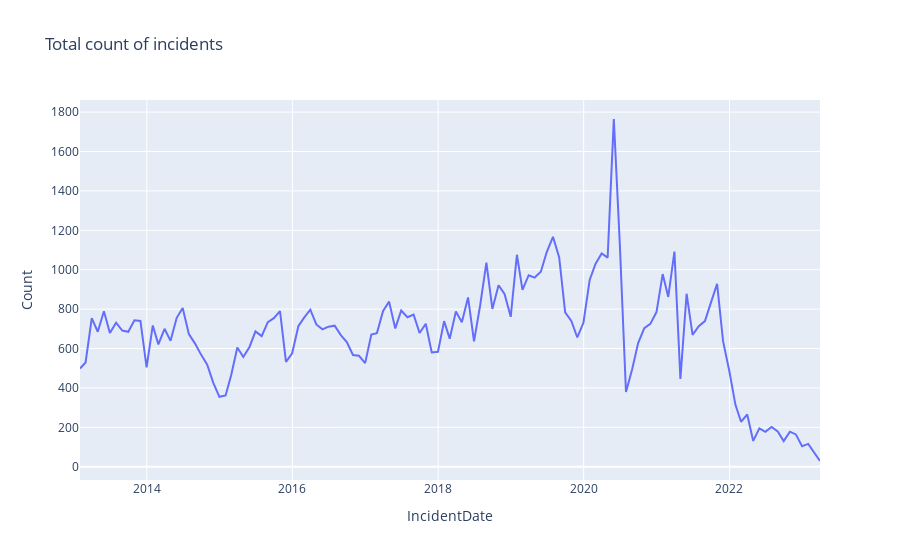

Write notebook code for a chart like this one.
### Markdown cell above
This is not easy to read. I'll resample by month instead and try again

### Code cell
total_complaints_monthly = filtered_complaints.resample('M', on="IncidentDate").size().reset_index(name="Count")


fig2 = px.line(
    total_complaints_monthly,
    x = "IncidentDate",
    y = "Count",
    title="Total count of incidents"
)

fig2.show()
